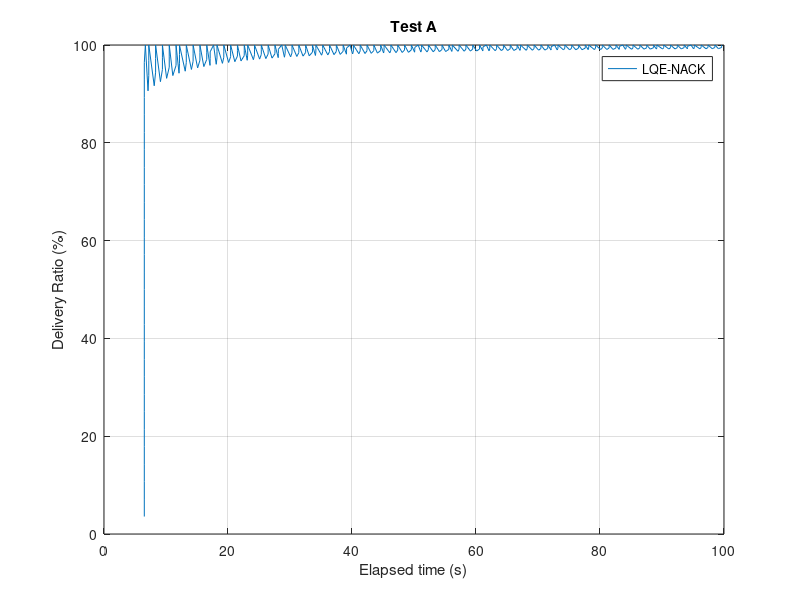
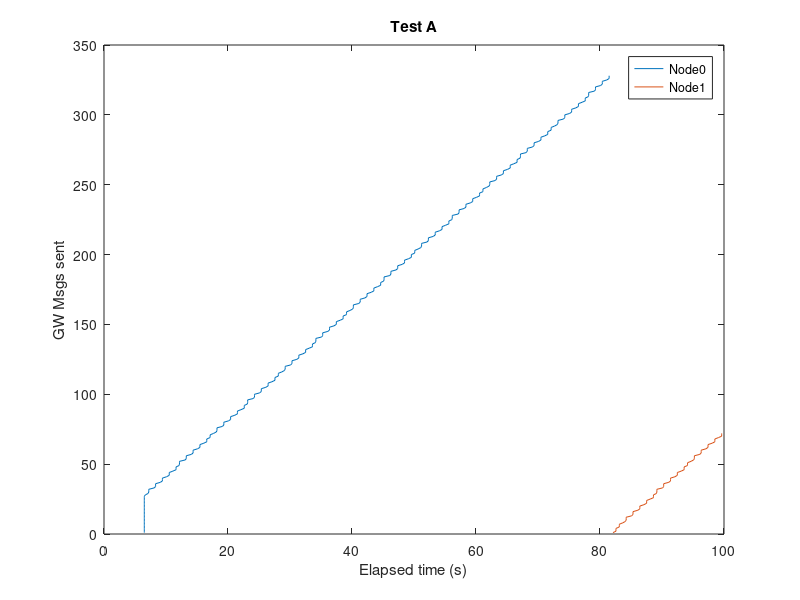
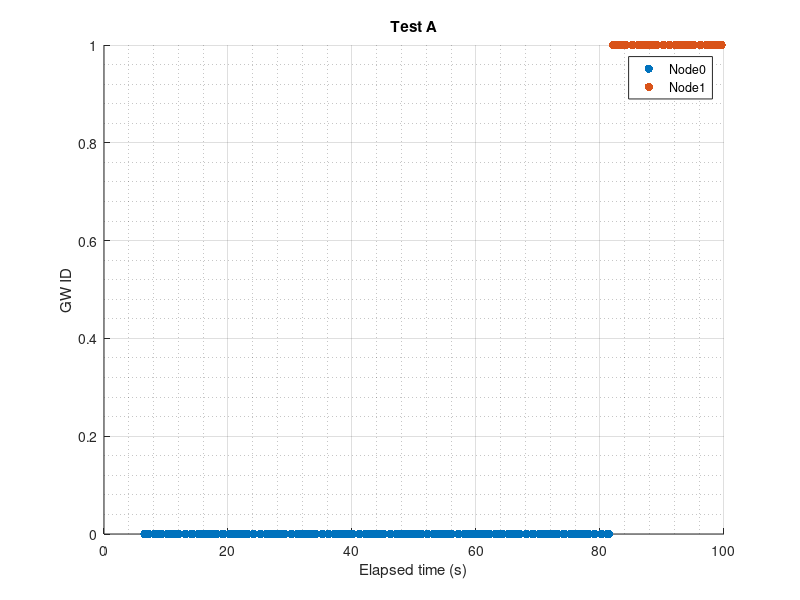

Source code (MATLAB) for these figures, in order:
%% Calculate Redudant Overhead 
close all; clear;clc; 
Nnodes=4;   %N� nodes generating msgs every second
maxT_sen=100;    %Time when nodes stop generating msgs+1


%% 

% Node[0]
%n0_sentNACK=textread('GwTimeRec.txt','%s');
name_rec=textread('ReachedGwName.txt','%s');
%
time_recC = fopen('GwTimeRec.txt','r');    %Name of the file with the receveid times
formatSpec = '%f';
time_rec = fscanf(time_recC,formatSpec);
fclose(time_recC);
%
%
i=1;
j=1;
countNACK=0;
gg=0;
while i<length(name_rec)
    j=i;
    while j<length(name_rec)
        if (strcmp(name_rec(i),name_rec(j)) && i~=j && ~strcmp(name_rec(i),{''}))
            %name_rec(i);          
            countNACK=countNACK+1;
            %name_rec(j)={''};
            %display('if');
            
            time_rec(j)=[];
            name_rec(j)=[];
        %end 
        else
            j=j+1;
        end
        %display('while2');
    end
    i=i+1;
    %display('while1');
end
display('ok');
%
count=1:1:length(time_rec);
i=1;
j=1;
while i<length(time_rec)+1
    j=fix(time_rec(i))+1;
    if fix(time_rec(i))>=maxT_sen
        j=maxT_sen;
    end
    drGW(i)=count(i)/(Nnodes*j)*100;
    i=i+1;
end
display('End calc DR')
plot(time_rec,drGW)
xlabel('Elapsed time (s)');
ylabel('Delivery Ratio (%)');
title('Test A');
legend('LQE-NACK');
grid on;
%
hold off;
savefig('plotC_DR_GW')
display('Success:');
drGW(length(drGW))
display('Data Overhead:');
countNACK

%% 
%Verificar nº de gws
% % %
% Node[0]
%n0_sentNACK=textread('GwTimeRec.txt','%s');
name_recs=textread('ReachedGwSpcs.txt','%s');
%
name_recss=name_recs;
name_recsDoub=str2double(name_recs);
%
i=1;
j=1;
countREP=0;
gg=0;
%gw=1:1:Nnodes;
while i<length(name_recs)
    j=i;
    while j<length(name_recs)
        if (strcmp(name_recs(i),name_recs(j)) && i~=j && ~strcmp(name_recs(i),{''}))
            %name_rec(i);          
            countREP=countREP+1;    %counts how many times theres a repetition
            name_recs(j);
            %i
            %gw(name_recsDoub(i)+1)=gw(name_recsDoub(i)+1)+1
            name_recs(j)=[];
            name_recsDoub(j)=[];
           % gw(name_recs(i))=gw(name_recs(i))+1
        %end       
        else
            j=j+1;
        %display('while2');
        end
    end
    i=i+1;
    %display('while1');
end
display('Number of gws:');
length(name_recs)-1

%% Plot gw sending over time
figure
% %0
gw_rec0=textread('GwTimeRec00.txt','%s');
gw_re0=str2double(gw_rec0);
countgw_re0=1:1:length(gw_rec0);
plot(gw_re0, countgw_re0);
hold on;
%1
gw_rec1=textread('GwTimeRec01.txt','%s');
gw_re1=str2double(gw_rec1);
countgw_re1=1:1:length(gw_rec1);
plot(gw_re1, countgw_re1);
hold on;
% % 2
% gw_rec2=textread('GwTimeRec02.txt','%s');
% gw_re2=str2double(gw_rec2);
% countgw_re2=1:1:length(gw_rec2);
% plot(gw_re2, countgw_re2);
% hold on;
% %3
% gw_rec3=textread('GwTimeRec03.txt','%s');
% gw_re3=str2double(gw_rec3);
% countgw_re3=1:1:length(gw_rec3);
% plot(gw_re3, countgw_re3);
% hold on;
% %4
% gw_rec4=textread('GwTimeRec04.txt','%s');
% gw_re4=str2double(gw_rec4);
% countgw_re4=1:1:length(gw_rec4);
% plot(gw_re4, countgw_re4);
% hold on;
% %5
% gw_rec5=textread('GwTimeRec05.txt','%s');
% gw_re5=str2double(gw_rec5);
% countgw_re5=1:1:length(gw_rec5);
% plot(gw_re5, countgw_re5);
% hold on;
%6
% gw_rec6=textread('GwTimeRec06.txt','%s');
% gw_re6=str2double(gw_rec6);
% countgw_re6=1:1:length(gw_rec6);
% plot(gw_re6, countgw_re6);
% hold on;
% %7
% gw_rec7=textread('GwTimeRec07.txt','%s');
% gw_re7=str2double(gw_rec7);
% countgw_re7=1:1:length(gw_rec7);
% plot(gw_re7, countgw_re7);
% hold on;
% %8
% gw_rec8=textread('GwTimeRec08.txt','%s');
% gw_re8=str2double(gw_rec8);
% countgw_re8=1:1:length(gw_rec8);
% plot(gw_re8, countgw_re8);
% hold on;
% % %9
% gw_rec9=textread('GwTimeRec09.txt','%s');
% gw_re9=str2double(gw_rec9);
% countgw_re9=1:1:length(gw_rec9);
% plot(gw_re9, countgw_re9,'Linewidth',2);
% hold on;
% %10
% gw_rec10=textread('GwTimeRec10.txt','%s');
% gw_re10=str2double(gw_rec10);
% countgw_re10=1:1:length(gw_rec10);
% plot(gw_re10, countgw_re10,'Linewidth',2);
% hold on;
%end
xlabel('Elapsed time (s)');
ylabel('GW Msgs sent');
title('Test A');
legend('Node0','Node1');
% legend('Node0','Node1','Node2','Node3');
savefig('GwsNo')
%%
figure
%0
gw_rec0=textread('GwTimeRec00.txt','%s');
gw_re0=str2double(gw_rec0);
countgw_re0=zeros(length(gw_rec0),1);
scatter(gw_re0, countgw_re0, 'filled');
hold on;
%1
gw_rec1=textread('GwTimeRec01.txt','%s');
gw_re1=str2double(gw_rec1);
countgw_re1=1+zeros(length(gw_rec1),1);
scatter(gw_re1, countgw_re1, 'filled');
hold on;
% %2
% gw_rec2=textread('GwTimeRec02.txt','%s');
% gw_re2=str2double(gw_rec2);
% countgw_re2=2+zeros(length(gw_rec2),1);
% scatter(gw_re2, countgw_re2, 'filled');
% hold on;
% %3
% gw_rec3=textread('GwTimeRec03.txt','%s');
% gw_re3=str2double(gw_rec3);
% countgw_re3=3+zeros(length(gw_rec3),1);
% scatter(gw_re3, countgw_re3, 'filled');
% hold on;
% %4
% gw_rec4=textread('GwTimeRec04.txt','%s');
% gw_re4=str2double(gw_rec4);
% countgw_re4=4+zeros(length(gw_rec4),1);
% scatter(gw_re4, countgw_re4, 'filled');
% hold on;

xlabel('Elapsed time (s)');
ylabel('GW ID');
title('Test A');
legend('Node0','Node1');
% legend('Node0','Node1','Node2','Node3');
grid on
grid minor
savefig('GesTemp')

%
axis([0 110 0 3])
set(gca,'ytick',[0 1])

%%
%sum of hops
gw_hop=textread('GwMsgHops.txt','%s');
gw_hops=str2double(gw_hop);

h=1;
sum=0;
while h<length(gw_hops)+1
    sum=sum+gw_hops(h);
    h=h+1;
end
display('Total hops:');
sum